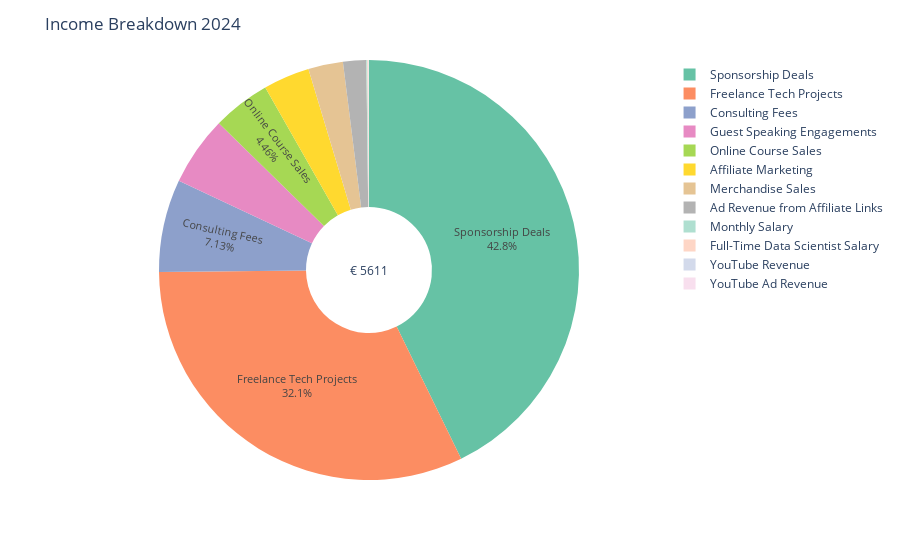

Notebook code cell kept with this figure:
### Code cell
income_pie_fig_2024 = make_pie_chart(df, 2024, 'Income')
income_pie_fig_2024

### Figure 1 — Plotly figure (JSON) as saved in the notebook; plotly's stock layout.template omitted (floating-point values rounded to 4 significant figures)
{"data": [{"direction": "clockwise", "domain": {"x": [0, 1], "y": [0, 1]}, "hole": 0.3, "hovertemplate": "Category=%{label}<br>Amount (EUR)=%{value}<extra></extra>", "labels": ["Sponsorship Deals", "Freelance Tech Projects", "Monthly Salary", "YouTube Revenue", "Sponsorship Deals", "Freelance Tech Projects", "Full-Time Data Scientist Salary", "YouTube Ad Revenue", "Sponsorship Deals", "Freelance Tech Projects", "Affiliate Marketing", "Merchandise Sales", "Online Course Sales", "Consulting Fees", "Guest Speaking Engagements", "Ad Revenue from Affiliate Links"], "legendgroup": "", "name": "", "showlegend": true, "textinfo": "label+percent", "textposition": "inside", "type": "pie", "values": [800, 600, 4.5, 1.2, 800, 600, 4.5, 1.2, 800, 600, 200, 150, 250, 400, 300, 100]}], "layout": {"annotations": [{"font": {"size": 12}, "showarrow": false, "text": "€ 5611", "x": 0.5, "y": 0.5}], "legend": {"tracegroupgap": 0}, "margin": {"t": 60}, "piecolorway": ["rgb(102,194,165)", "rgb(252,141,98)", "rgb(141,160,203)", "rgb(231,138,195)", "rgb(166,216,84)", "rgb(255,217,47)", "rgb(229,196,148)", "rgb(179,179,179)"], "title": {"text": "Income Breakdown 2024"}, "uniformtext": {"minsize": 10, "mode": "hide"}}}
